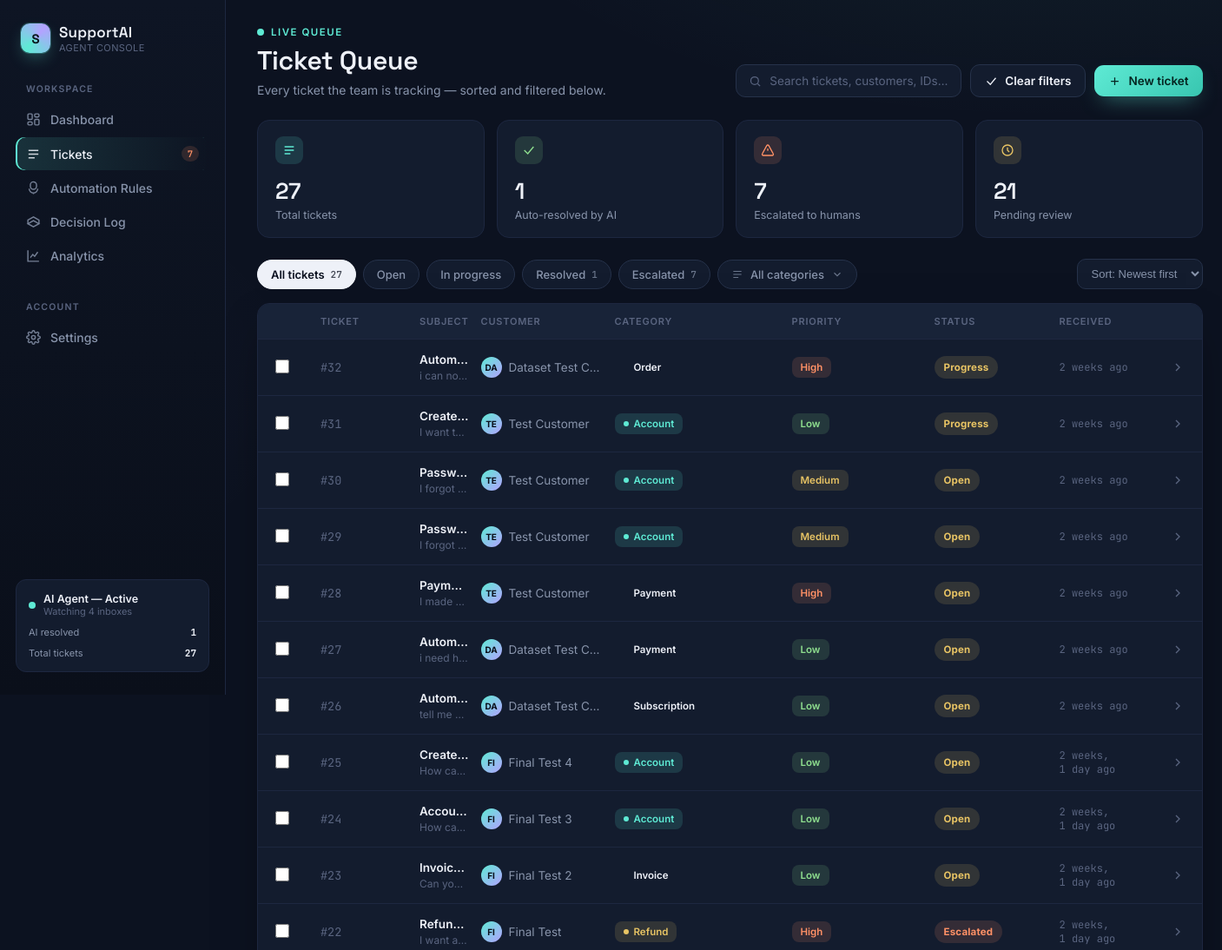
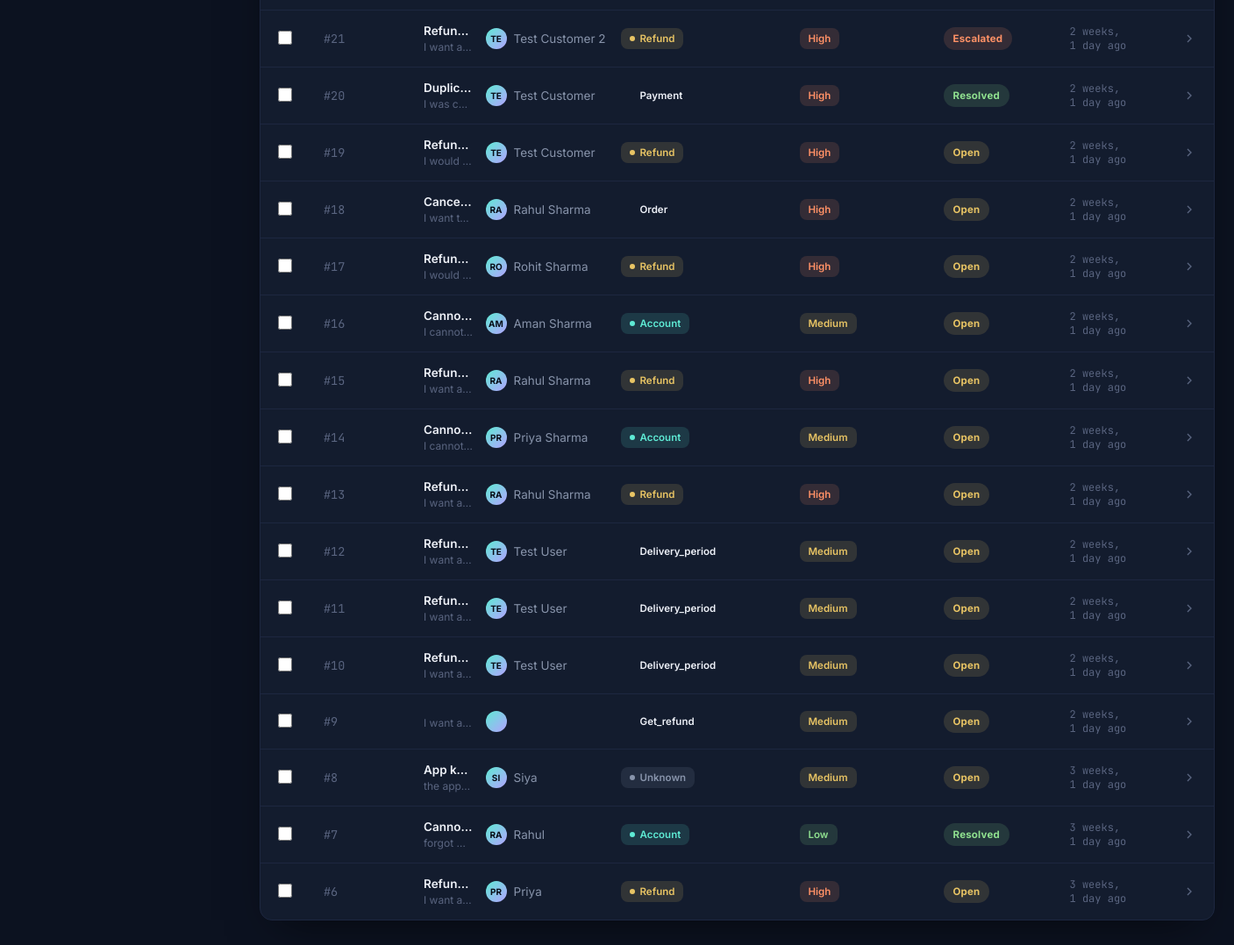
/ticket_list/, run on the app's committed database (2 pictures, top to bottom).
### support_app/models.py (models this page shows, shortened)
class Ticket(models.Model):
    title = models.CharField(max_length=200)
    customer_name = models.CharField(max_length=120)
    message = models.TextField()
    category = models.CharField(max_length=30, blank=True)
    intent = models.CharField(max_length=100, blank=True)
    priority = models.CharField(max_length=10, blank=True)
    status = models.CharField(
    max_length=20,
    choices=[
        ('open', 'Open'),
        ('progress', 'In progress'),
        ('resolved', 'Resolved'),
        ('escalated', 'Escalated'),
    ],
    default='open'
)
    created_at = models.DateTimeField(auto_now_add=True)
    ai_predicted_action = models.CharField(max_length=20, blank=True)
    ai_confidence = models.FloatField(null=True, blank=True)
    final_action = models.CharField(max_length=20, blank=True)
    safety_rule_applied = models.ForeignKey(
        AutomationRule, null=True, blank=True, on_delete=models.SET_NULL
    )
    was_overridden_by_human = models.BooleanField(default=False)
    reason = models.CharField(max_length=200, blank=True)
    ai_response = models.TextField(blank=True)

### support_app/views.py (the view, shortened to what this page needs)
# urls.py: path('ticket_list/', views.ticket_list, name='ticket_list'),
def ticket_list(request):
    tickets = Ticket.objects.all().order_by('-created_at')
    search_query = request.GET.get('search', '')
    if search_query:
        tickets = tickets.filter(
            Q(title__icontains=search_query) |
            Q(message__icontains=search_query) |
            Q(customer_name__icontains=search_query)
        )
    category_filter = request.GET.get('category', '')
    if category_filter:
        tickets = tickets.filter(category=category_filter)
    status_filter = request.GET.get('status', '')
    if status_filter:
        tickets = tickets.filter(status=status_filter)
    sort_filter = request.GET.get('sort', 'newest')
    if sort_filter == 'oldest':
        tickets = tickets.order_by('created_at')
    else:
        tickets = tickets.order_by('-created_at')
    all_tickets = Ticket.objects.all()
    category_data = (
        all_tickets.exclude(category='')
        .values('category')
        .annotate(n=Count('id'))
        .order_by('category')
    )
    context = {
        'tickets': tickets,
        'total_count': all_tickets.count(),
        'ai_resolved_count': all_tickets.filter(final_action='resolve').count(),
        'escalated_count': all_tickets.filter(final_action='escalate').count(),
        'pending_review_count': all_tickets.filter(status='open').count(),
        'search_query': search_query,
        'category_filter': category_filter,
        'status_filter': status_filter,
        'sort_filter': sort_filter,
        'category_data': category_data,
    }
    return render(request, 'ticket_list.html', context)

### templates/ticket_list.html (shortened to what this page needs)
{% load static %}
<!DOCTYPE html>
<html lang="en">
<head>
</head>
<body>
<div class="app">
  <aside class="sidebar" id="sidebar">
    <div class="brand">
      <div class="brand-mark">S</div>
      <div>
        <div class="brand-name">SupportAI</div>
        <div class="brand-sub">Agent Console</div>
      </div>
    </div>
    <nav class="nav-group">
      <div class="nav-label">Workspace</div>
      <a class="nav-item" href="{% url 'dashboard' %}">
        <svg viewBox="0 0 24 24" fill="none" stroke="currentColor" stroke-width="2"><rect x="3" y="3" width="7" height="9" rx="1.5"/><rect x="14" y="3" width="7" height="5" rx="1.5"/><rect x="14" y="12" width="7" height="9" rx="1.5"/><rect x="3" y="16" width="7" height="5" rx="1.5"/></svg>
        Dashboard
      </a>
      <a class="nav-item active" href="{% url 'ticket_list' %}">
        <svg viewBox="0 0 24 24" fill="none" stroke="currentColor" stroke-width="2"><path d="M4 6h16M4 12h16M4 18h10"/></svg>
        Tickets
        <span class="nav-badge">{{ escalated_count }}</span>
      </a>
      <a class="nav-item" href="{% url 'automation_rules' %}">
        <svg viewBox="0 0 24 24" fill="none" stroke="currentColor" stroke-width="2"><path d="M12 2a5 5 0 015 5v2a5 5 0 01-10 0V7a5 5 0 015-5z"/><path d="M5 13a7 7 0 0014 0M12 20v2"/></svg>
        Automation Rules
      </a>
      <a class="nav-item" href="{% url 'decision_log' %}">
        <svg viewBox="0 0 24 24" fill="none" stroke="currentColor" stroke-width="2"><path d="M12 20l9-5-9-5-9 5 9 5z"/><path d="M3 15V9l9-5 9 5v6"/></svg>
        Decision Log
      </a>
      <a class="nav-item" href="#">
        <svg viewBox="0 0 24 24" fill="none" stroke="currentColor" stroke-width="2"><path d="M3 3v18h18"/><path d="M7 15l4-5 3 3 5-7"/></svg>
        Analytics
      </a>
    </nav>
    <nav class="nav-group">
      <div class="nav-label">Account</div>
      <a class="nav-item" href="{% url 'settings' %}">
        Settings
      </a>
    </nav>
    <div class="sidebar-footer">
      <div class="agent-status">
        <span class="pulse-dot"></span>
        <div>
          <div class="agent-status-text">AI Agent — Active</div>
          <div class="agent-status-sub">Watching 4 inboxes</div>
        </div>
      </div>
      <div class="mini-stat-row"><span>AI resolved</span><b>{{ ai_resolved_count }}</b></div>
      <div class="mini-stat-row"><span>Total tickets</span><b>{{ total_count }}</b></div>
    </div>
  </aside>
  <main>
    <div class="topbar">
      <div>
        <div class="page-eyebrow">
          <span class="pulse-dot" style="animation-duration:2.4s;"></span>
          Live queue
        </div>
        <h1>Ticket Queue</h1>
        <p class="page-sub">Every ticket the team is tracking — sorted and filtered below.</p>
      </div>
      <div class="topbar-actions">
        <form method="get" class="search-box">
          <svg viewBox="0 0 24 24" fill="none" stroke="currentColor" stroke-width="2"><circle cx="11" cy="11" r="7"/><path d="M21 21l-4.3-4.3"/></svg>
          <input type="text" name="search" id="searchInput" placeholder="Search tickets, customers, IDs…" value="{{ search_query }}">
        </form>
        <a class="btn" href="{% url 'ticket_list' %}">
          <svg viewBox="0 0 24 24" fill="none" stroke="currentColor" stroke-width="2"><path d="M4 12l6 6L20 6"/></svg>
          Clear filters
        </a>
        <a class="btn primary" href="{% url 'create_ticket' %}">
          <svg viewBox="0 0 24 24" fill="none" stroke="currentColor" stroke-width="2"><path d="M12 5v14M5 12h14"/></svg>
          New ticket
        </a>
      </div>
    </div>
    <div class="stats-row">
      <div class="stat-card">
        <div class="stat-top">
          <div class="stat-icon c-signal"><svg viewBox="0 0 24 24" fill="none" stroke="currentColor" stroke-width="2"><path d="M4 6h16M4 12h16M4 18h10"/></svg></div>
        </div>
        <div class="stat-value">{{ total_count }}</div>
        <div class="stat-label">Total tickets</div>
      </div>
      <div class="stat-card">
        <div class="stat-top">
          <div class="stat-icon c-resolved"><svg viewBox="0 0 24 24" fill="none" stroke="currentColor" stroke-width="2"><path d="M4 12l6 6L20 6"/></svg></div>
        </div>
        <div class="stat-value">{{ ai_resolved_count }}</div>
        <div class="stat-label">Auto-resolved by AI</div>
      </div>
      <div class="stat-card">
        <div class="stat-top">
          <div class="stat-icon c-escalate"><svg viewBox="0 0 24 24" fill="none" stroke="currentColor" stroke-width="2"><path d="M12 9v4M12 17h.01M10.3 3.9L2.6 18a2 2 0 001.7 3h15.4a2 2 0 001.7-3L13.7 3.9a2 2 0 00-3.4 0z"/></svg></div>
        </div>
        <div class="stat-value">{{ escalated_count }}</div>
        <div class="stat-label">Escalated to humans</div>
      </div>
      <div class="stat-card">
        <div class="stat-top">
          <div class="stat-icon c-pending"><svg viewBox="0 0 24 24" fill="none" stroke="currentColor" stroke-width="2"><circle cx="12" cy="12" r="9"/><path d="M12 7v5l3 3"/></svg></div>
        </div>
        <div class="stat-value">{{ pending_review_count }}</div>
        <div class="stat-label">Pending review</div>
      </div>
    </div>
    <div class="filter-bar">
      <div class="chip-row" id="filterChips">
        <a class="chip {% if not status_filter %}active{% endif %}" href="?search={{ search_query }}&category={{ category_filter }}&sort={{ sort_filter }}">All tickets <span class="count">{{ total_count }}</span></a>
        <a class="chip {% if status_filter == 'open' %}active{% endif %}" href="?status=open&search={{ search_query }}&category={{ category_filter }}&sort={{ sort_filter }}">Open</a>
        <a class="chip {% if status_filter == 'progress' %}active{% endif %}" href="?status=progress&search={{ search_query }}&category={{ category_filter }}&sort={{ sort_filter }}">In progress</a>
        <a class="chip {% if status_filter == 'resolved' %}active{% endif %}" href="?status=resolved&search={{ search_query }}&category={{ category_filter }}&sort={{ sort_filter }}">Resolved <span class="count">{{ ai_resolved_count }}</span></a>
        <a class="chip {% if status_filter == 'escalated' %}active{% endif %}" href="?status=escalated&search={{ search_query }}&category={{ category_filter }}&sort={{ sort_filter }}">Escalated <span class="count">{{ escalated_count }}</span></a>
        <div class="category-dropdown" id="categoryDropdown">
          <button type="button" class="chip category-trigger" id="categoryTrigger" aria-haspopup="listbox" aria-expanded="false">
            <svg viewBox="0 0 24 24" fill="none" stroke="currentColor" stroke-width="2"><path d="M4 6h16M4 12h16M4 18h10"/></svg>
            <span id="categoryTriggerLabel">{% if category_filter %}{{ category_filter|capfirst }}{% else %}All categories{% endif %}</span>
            <svg class="caret" viewBox="0 0 24 24" fill="none" stroke="currentColor" stroke-width="2"><path d="M6 9l6 6 6-6"/></svg>
          </button>
        </div>
      </div>
      <form method="get">
        <select class="sort-select" name="sort" onchange="this.form.submit()">
          <option value="newest" {% if sort_filter == 'newest' %}selected{% endif %}>Sort: Newest first</option>
        </select>
      </form>
    </div>
    <div class="table-wrap">
      <div class="table-scroll">
      <div class="t-head">
        <span>Ticket</span>
        <span>Subject</span>
        <span>Customer</span>
        <span>Category</span>
        <span>Priority</span>
        <span>Status</span>
        <span>Received</span>
      </div>
      <div class="ticket-list" id="ticketList">
        {% for t in tickets %}
        <div class="t-row" data-href="{% url 'ticket_detail' t.pk %}" tabindex="0">
          <span><input type="checkbox" onclick="event.stopPropagation()"></span>
          <span class="t-id mono">#{{ t.id }}</span>
          <span class="t-subject">
            <span class="t-subject-title">{{ t.title }}</span>
            <span class="t-subject-preview">{{ t.message|truncatechars:90 }}</span>
          </span>
          <span class="t-customer">
            <span class="avatar">{{ t.customer_name|slice:":2"|upper }}</span><span>{{ t.customer_name }}</span>
          </span>
          <span class="badge {{ t.category|lower }}"><span class="dot"></span>{{ t.category|default:"—"|capfirst }}</span>
          <span class="priority-badge {{ t.priority|lower }}">{{ t.priority|default:"—"|capfirst }}</span>
          <span class="status-pill {{ t.status }}">{{ t.status|capfirst }}</span>
          <span class="t-time">{{ t.created_at|timesince }} ago</span>
          <span class="t-arrow"><svg viewBox="0 0 24 24" fill="none" stroke="currentColor" stroke-width="2"><path d="M9 18l6-6-6-6"/></svg></span>
        </div>
        {% empty %}
        <div class="empty-state show">
          <svg viewBox="0 0 24 24" fill="none" stroke="currentColor" stroke-width="1.5"><circle cx="11" cy="11" r="7"/><path d="M21 21l-4.3-4.3"/></svg>
          <h3>No matching tickets</h3>
          <p>Try a different filter or search term.</p>
        </div>
        {% endfor %}
      </div>
      </div>
    </div>
  </main>
</div>
</body>
</html>

### data on the page
Ticket: id "32", title "Autom…", message "i can no…", customer_name "DA", customer_name "Dataset Test C…", category "Order", priority "High", status "Progress", created_at "2 weeks"
Ticket: id "31", title "Create…", message "I want t…", customer_name "TE", customer_name "Test Customer", category "Account", priority "Low", status "Progress", created_at "2 weeks"
Ticket: id "30", title "Passw…", message "I forgot…", customer_name "TE", customer_name "Test Customer", category "Account", priority "Medium", status "Open", created_at "2 weeks"
Ticket: id "29", title "Passw…", message "I forgot…", customer_name "TE", customer_name "Test Customer", category "Account", priority "Medium", status "Open", created_at "2 weeks"
Ticket: id "28", title "Paym…", message "I made…", customer_name "TE", customer_name "Test Customer", category "Payment", priority "High", status "Open", created_at "2 weeks"
Ticket: id "27", title "Autom…", message "i need h…", customer_name "DA", customer_name "Dataset Test C…", category "Payment", priority "Low", status "Open", created_at "2 weeks"
Ticket: id "26", title "Autom…", message "tell me…", customer_name "DA", customer_name "Dataset Test C…", category "Subscription", priority "Low", status "Open", created_at "2 weeks"
Ticket: id "25", title "Create…", message "How ca…", customer_name "FI", customer_name "Final Test 4", category "Account", priority "Low", status "Open", created_at "2 weeks, 1 day"
Ticket: id "24", title "Accou…", message "How ca…", customer_name "FI", customer_name "Final Test 3", category "Account", priority "Low", status "Open", created_at "2 weeks, 1 day"
Ticket: id "23", title "Invoic…", message "Can yo…", customer_name "FI", customer_name "Final Test 2", category "Invoice", priority "Low", status "Open", created_at "2 weeks, 1 day"
Ticket: id "22", title "Refun…", message "I want a…", customer_name "FI", customer_name "Final Test", category "Refund", priority "High", status "Escalated", created_at "2 weeks, 1 day"
Ticket: id "21", title "Refun…", message "I want a…", customer_name "TE", customer_name "Test Customer 2", category "Refund", priority "High", status "Escalated", created_at "2 weeks, 1 day"
Ticket: id "20", title "Duplic…", message "I was c…", customer_name "TE", customer_name "Test Customer", category "Payment", priority "High", status "Resolved", created_at "2 weeks, 1 day"
Ticket: id "19", title "Refun…", message "I would…", customer_name "TE", customer_name "Test Customer", category "Refund", priority "High", status "Open", created_at "2 weeks, 1 day"
Ticket: id "18", title "Cance…", message "I want t…", customer_name "RA", customer_name "Rahul Sharma", category "Order", priority "High", status "Open", created_at "2 weeks, 1 day"
Ticket: id "17", title "Refun…", message "I would…", customer_name "RO", customer_name "Rohit Sharma", category "Refund", priority "High", status "Open", created_at "2 weeks, 1 day"
Ticket: id "16", title "Canno…", message "I cannot…", customer_name "AM", customer_name "Aman Sharma", category "Account", priority "Medium", status "Open", created_at "2 weeks, 1 day"
Ticket: id "15", title "Refun…", message "I want a…", customer_name "RA", customer_name "Rahul Sharma", category "Refund", priority "High", status "Open", created_at "2 weeks, 1 day"
Ticket: id "14", title "Canno…", message "I cannot…", customer_name "PR", customer_name "Priya Sharma", category "Account", priority "Medium", status "Open", created_at "2 weeks, 1 day"
Ticket: id "13", title "Refun…", message "I want a…", customer_name "RA", customer_name "Rahul Sharma", category "Refund", priority "High", status "Open", created_at "2 weeks, 1 day"
Ticket: id "12", title "Refun…", message "I want a…", customer_name "TE", customer_name "Test User", category "Delivery_period", priority "Medium", status "Open", created_at "2 weeks, 1 day"
Ticket: id "11", title "Refun…", message "I want a…", customer_name "TE", customer_name "Test User", category "Delivery_period", priority "Medium", status "Open", created_at "2 weeks, 1 day"
Ticket: id "10", title "Refun…", message "I want a…", customer_name "TE", customer_name "Test User", category "Delivery_period", priority "Medium", status "Open", created_at "2 weeks, 1 day"
Ticket: id "9", message "I want a…", category "Get_refund", priority "Medium", status "Open", created_at "2 weeks, 1 day"
Ticket: id "8", title "App k…", message "the app…", customer_name "SI", customer_name "Siya", category "Unknown", priority "Medium", status "Open", created_at "3 weeks, 1 day"
Ticket: id "7", title "Canno…", message "forgot…", customer_name "RA", customer_name "Rahul", category "Account", priority "Low", status "Resolved", created_at "3 weeks, 1 day"
Ticket: id "6", title "Refun…", message "I want a…", customer_name "PR", customer_name "Priya", category "Refund", priority "High", status "Open", created_at "3 weeks, 1 day"

### other printed values
{{ escalated_count }} "7"
{{ ai_resolved_count }} "1"
{{ total_count }} "27"
{{ pending_review_count }} "21"
